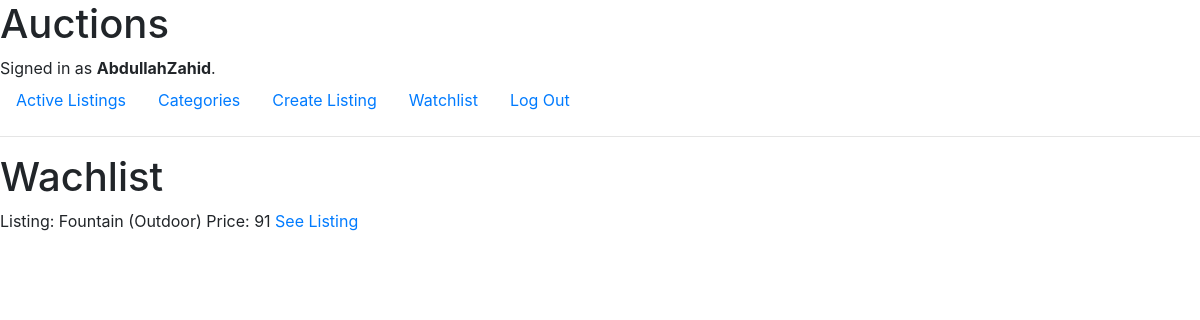
Before: /listing/watchlist (signed in) with the older database file.
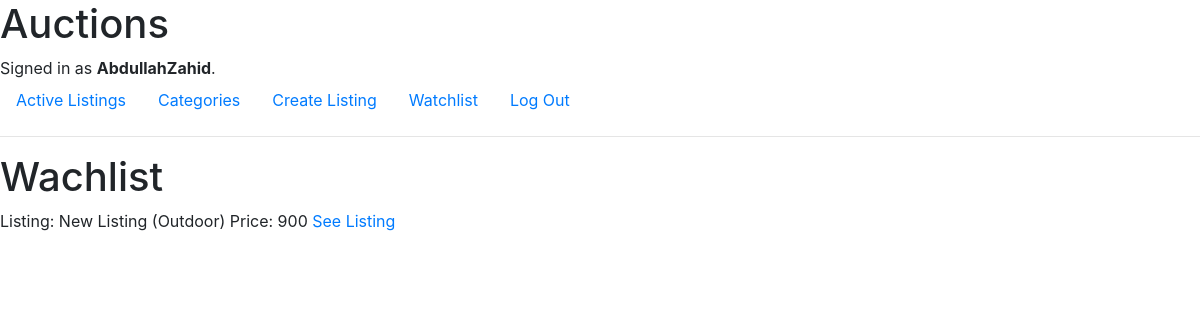
After: the same page with the newer database file.
### auctions/models.py (models this page shows, shortened)
class Watchlist(models.Model):
    user = models.ForeignKey(User, on_delete=models.CASCADE, related_name='user')
    listing = models.ForeignKey(Listing, on_delete=models.CASCADE, related_name='listing')

class Listing(models.Model):
    user = models.ForeignKey(User, on_delete=models.CASCADE, related_name='listing_user')
    title = models.CharField('Title', max_length=256)
    description = models.TextField('Description')
    image = models.URLField('Image', null=True, blank=True)
    category = models.ForeignKey(Category, on_delete=models.CASCADE, related_name='listings')
    sold_to = models.ForeignKey(User, null=True, on_delete=models.CASCADE, related_name='bought_listing', blank=True)
    status = models.BooleanField('Status', default=True)
    created_at = models.DateTimeField('Created At', default=timezone.now, editable=False)
    def __str__(self):
        return f'{self.title} ({self.category})'

class Category(models.Model):
    name = models.CharField('Name', max_length=64)
    def __str__(self):
        return self.name

### auctions/views.py (the view)
# urls.py: path('listing/watchlist', views.show_watchlist, name='show_watchlist'),
def show_watchlist(request):
    if request.user.is_authenticated:
        watchlist = Watchlist.objects.filter(user = request.user)
        for item in watchlist:
            highest_bid = Bid.objects.filter(listing = item.listing).aggregate(Max('price'))
            item.price = highest_bid['price__max']
        return render(request, 'auctions/watchlist.html', {
            'watchlist' : watchlist
        })
    else:
        return render(request, 'auctions/error.html', {
            'message': 'Login To View Watchlist'
        })

### auctions/templates/auctions/watchlist.html
{% extends "auctions/layout.html" %}
{% block body %}
<div class="watchlist">
    <h1>Wachlist</h1>
    {% for item in watchlist %}
        <div class='item'>
            Listing: {{ item.listing }}
            Price: {{ item.price }}
            <a href="{% url 'show' listing_id=item.listing.id %}">See Listing</a>
        </div>
    {% empty %}
        <h2>No Items in Watchlist</h2>
    {% endfor %}
</div>
{% endblock %}

Changed rows visible on the page:
removed Watchlist: listing "Fountain (Outdoor)", price "91"
added Watchlist: listing "New Listing (Outdoor)", price "900"
